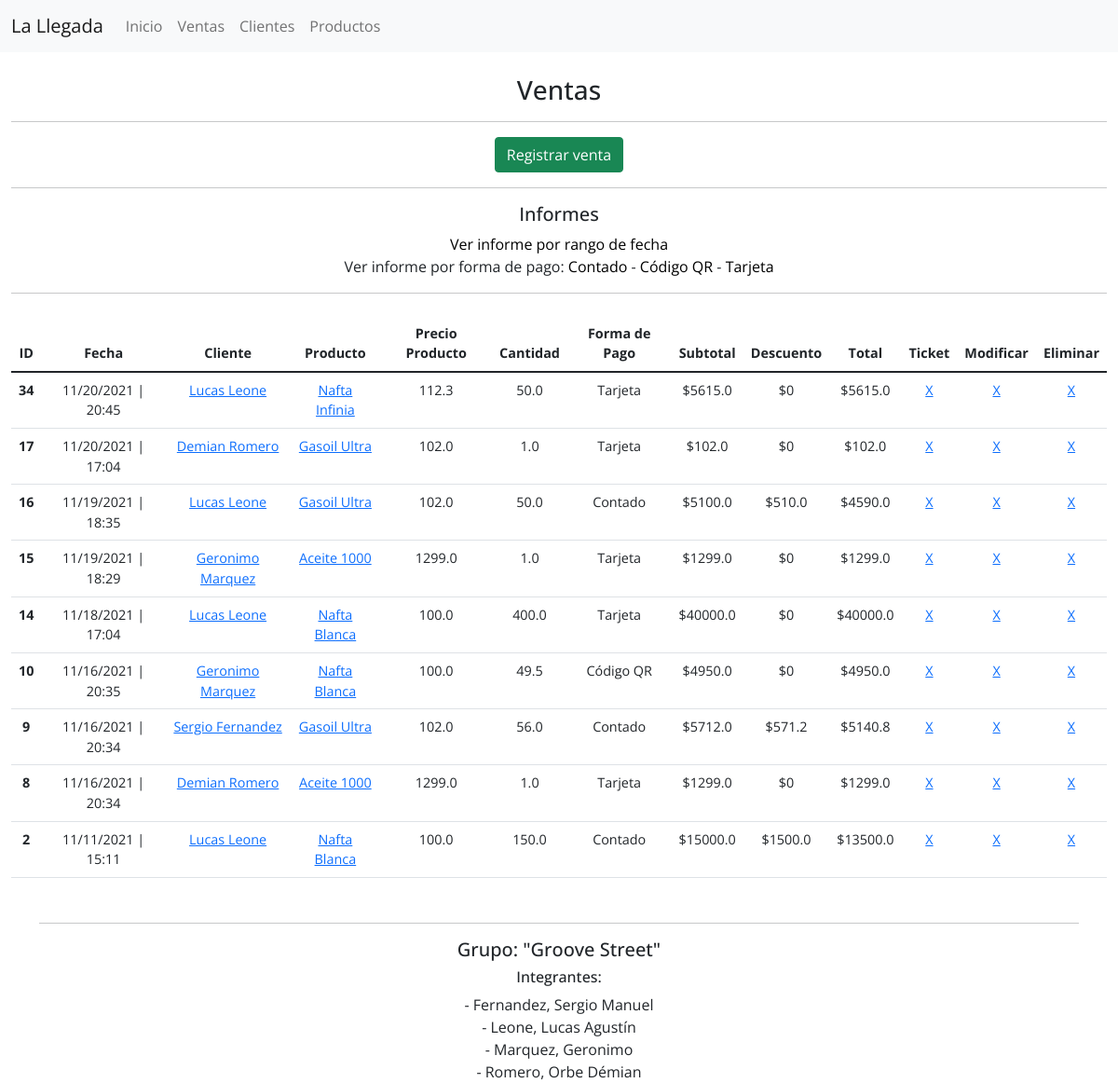
/ventas/, run on an earlier commit of the app's database.
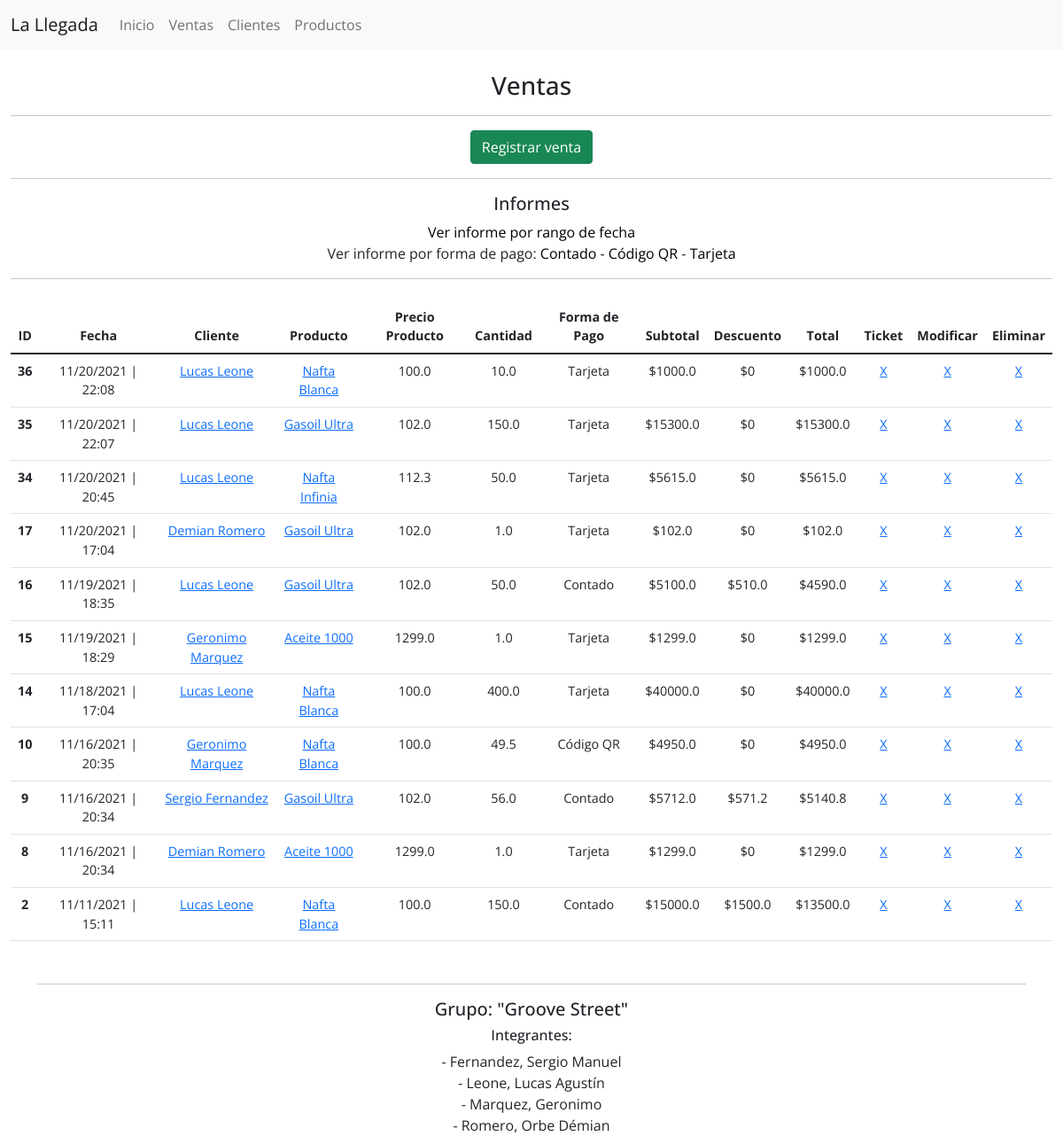
And on a later commit of the database.
### ventas/models.py (models this page shows, shortened)
class Venta(LlegadaModel):
    fecha = models.DateTimeField(default=timezone.now, help_text='Ejemplo: 09/11/2021 17:20:00')
    cliente = models.ForeignKey(Cliente, on_delete=models.CASCADE)
    producto = models.ForeignKey(Product, on_delete=models.SET_NULL, null=True)
    cantidad = models.FloatField(validators=[MinValueValidator(0.0)])
    forma_pago = models.ForeignKey(FormaPago, max_length=10, help_text='Contado 10% Descuento', on_delete=models.CASCADE)
    def subtotal(self):
        total = self.producto.precio * self.cantidad
        total = round(total, 2)
        return total
    def descuento(self):
        total = self.producto.precio * self.cantidad
        descuento = round(total, 2)
        if self.forma_pago.nombre == 'Contado':
            descuento = (descuento * 0.1)
            descuento = round(descuento, 2)
            return descuento
        else:
            return 0
    def get_total(self):
        total = self.producto.precio * self.cantidad
        total_round = round(total, 3)
        if self.forma_pago.nombre == 'Contado':
            total_round = total_round - (total_round * 0.1 )
        return total_round

class FormaPago(LlegadaModel):
    nombre = models.CharField(max_length=15)
    def __str__(self):
        return self.nombre

### clientes/models.py (models this page shows)
class Cliente(LlegadaModel):
    nombre = models.CharField(max_length=100)
    apellido = models.CharField(max_length=100)
    tipo_documento = models.CharField(choices=DOCUMENTO_CHOICES, max_length=10)
    numero_documento = models.CharField(max_length=20)
    telefono = models.CharField('Teléfono', max_length=25)
    email = models.EmailField()
    localidad = models.CharField(max_length=100)
    puntos = models.IntegerField(default=0)
    def __str__(self):
        return f'{self.nombre} {self.apellido}'

### productos/models.py (models this page shows)
class Product(LlegadaModel):
    nombre = models.CharField(max_length=100)
    precio = models.FloatField()
    cantidad = models.FloatField(validators=[MinValueValidator(0.0)])
    stock_minimo = models.IntegerField()
    stock_maximo = models.IntegerField()
    proveedor = models.CharField(max_length=100,)
    marca = models.CharField(max_length=100,)
    tamaño = models.CharField(blank=True, max_length=100)
    ubicacion = models.CharField(blank=True, max_length=150)
    tipo_producto = models.ForeignKey(
        KindOfProduct,
        on_delete=models.SET_NULL,
        null=True,
        blank=True
    )
    def __str__(self):
        return self.nombre
    class Meta:
        verbose_name = 'Producto'
        verbose_name_plural = 'Productos'

### ventas/views.py (the view)
class ListVentasView(ListView):
    template_name = 'ventas/list.html'
    context_object_name = 'ventas'
    model = Venta

### templates/ventas/list.html (shortened to what this page needs)
{% extends 'base.html' %}
{% block body %}
<div id="ventas" class="container-fluid">
    <div class="title text-center mt-4">
        <h3>Ventas</h3>
        <hr>
        <div class="btn btn-success">
            <a href="{% url 'ventas:create' %}" class="mt-4">Registrar venta</a>
        </div>
        <hr>
        <h5>Informes</h5>
        <a href="{% url 'ventas:list-fecha' %}">Ver informe por rango de fecha</a>
        <br>
        <p>Ver informe por forma de pago: <a href="{% url 'ventas:list-pago' 1 %}">Contado</a> - <a href="{% url 'ventas:list-pago' 2 %}">Código QR</a> - <a href="{% url 'ventas:list-pago' 3 %}">Tarjeta</a></p>
        <hr>
    </div>
    <table class="table mt-4">
        <thead>
            <tr class="text-center">
                <th scope="col">ID</th>
                <th scope="col">Fecha</th>
                <th scope="col">Cliente</th>
                <th scope="col">Producto</th>
                <th scope="col">Precio Producto</th>
                <th scope="col">Cantidad</th>
                <th scope="col">Forma de Pago</th>
                <th scope="col">Subtotal</th>
                <th scope="col">Descuento</th>
                <th scope="col">Total</th>
                <th scope="col">Ticket</th>
                <th scope="col">Modificar</th>
                <th scope="col">Eliminar</th>
            </tr>
        </thead>
        <tbody>
            {% for venta in ventas %}
                <tr class="text-center">
                    <th scope="row">{{ venta.pk }}</th>
                    <td>{{ venta.fecha|date:'SHORT_DATE_FORMAT' }} | {{ venta.fecha|time:'H:i' }}</td>
                    <td><a href="{% url 'clientes:list-por-cliente' venta.cliente.pk %}">{{ venta.cliente }}</a></td>
                    <td><a href="{% url 'productos:list_producto' venta.producto.pk %}">{{ venta.producto }}</a></td>
                    <td>{{ venta.producto.precio }}</td>
                    <td>{{ venta.cantidad }}</td>
                    <td>{{ venta.forma_pago }}</td>
                    <td>${{ venta.subtotal }}</td>
                    <td>${{ venta.descuento }}</td>
                    <td>${{ venta.get_total }}</td>
                    <td><a href="{% url 'ventas:ticket' venta.pk %}">X</a></td>
                    <td><a href="{% url 'ventas:update' venta.pk %}">X</a></td>
                    <td><a href="{% url 'ventas:delete' venta.pk %}">X</a></td>
                </tr>
                {% endfor %}
        </tbody>
    </table>
</div>
{% endblock body %}

### templates/base.html (shortened to what this page needs)
<!DOCTYPE html>
<html lang="en">
<head>
    {% load static %}
    <link rel="stylesheet" href="{% static 'css/main.css' %}">
    <link rel="stylesheet" type="text/css" href="{% static 'css/print.css' %}" media="print">
    <link href="https://cdn.jsdelivr.net/npm/bootstrap@5.1.3/dist/css/bootstrap.min.css" rel="stylesheet">
</head>
<body>
    {% include 'nav.html' %}
    {% block body %}
    {% endblock body %}
    {% include 'footer.html' %}
</body>
</html>

### templates/nav.html (shortened to what this page needs)
<nav class="navbar navbar-expand-lg navbar-light bg-light">
    <div class="container-fluid">
        <a class="navbar-brand" href="{% url 'home' %}">La Llegada</a>
        <div class="collapse navbar-collapse" id="navbarSupportedContent">
            <ul class="navbar-nav me-auto mb-2 mb-lg-0">
                <li class="nav-item">
                    <a class="nav-link" href="{% url 'home' %}">Inicio</a>
                </li>
                <li class="nav-item">
                    <a class="nav-link" href="{% url 'ventas:list' %}">Ventas</a>
                </li>
                <li class="nav-item">
                    <a class="nav-link" href="{% url 'clientes:list' %}">Clientes</a>
                </li>
                <li class="nav-item">
                    <a class="nav-link" href="{% url 'productos:home' %}">Productos</a>
                </li>
            </ul>
        </div>
    </div>
</nav>

### templates/footer.html
<footer class="container text-center mt-5">
    <hr>
    <p class="h5">Grupo: "Groove Street"</p>
    <p class="h6">Integrantes:</p>
    <p>- Fernandez, Sergio Manuel</p>
    <p>- Leone, Lucas Agustín</p>
    <p>- Marquez, Geronimo</p>
    <p>- Romero, Orbe Démian</p>
</footer>

### static/css/main.css (style rules this page uses)
* { margin: 0; padding: 0; font-family: 'Open Sans', sans-serif; }
.title a { color: black; text-decoration: none; }
footer p { margin: 0; }
.btn-success a { color: white !important; }
@media screen and (max-width: 1400px) { table { font-size: 90%; } }

What changed in the data, as far as the page shows it:
added Venta: pk "36", fecha "11/20/2021", fecha "22:08", cliente "Lucas Leone", producto "Nafta Blanca", producto.precio "100.0", cantidad "10.0", forma_pago "Tarjeta", subtotal "1000.0", descuento "0", get_total "1000.0"
added Venta: pk "35", fecha "11/20/2021", fecha "22:07", cliente "Lucas Leone", producto "Gasoil Ultra", producto.precio "102.0", cantidad "150.0", forma_pago "Tarjeta", subtotal "15300.0", descuento "0", get_total "15300.0"
